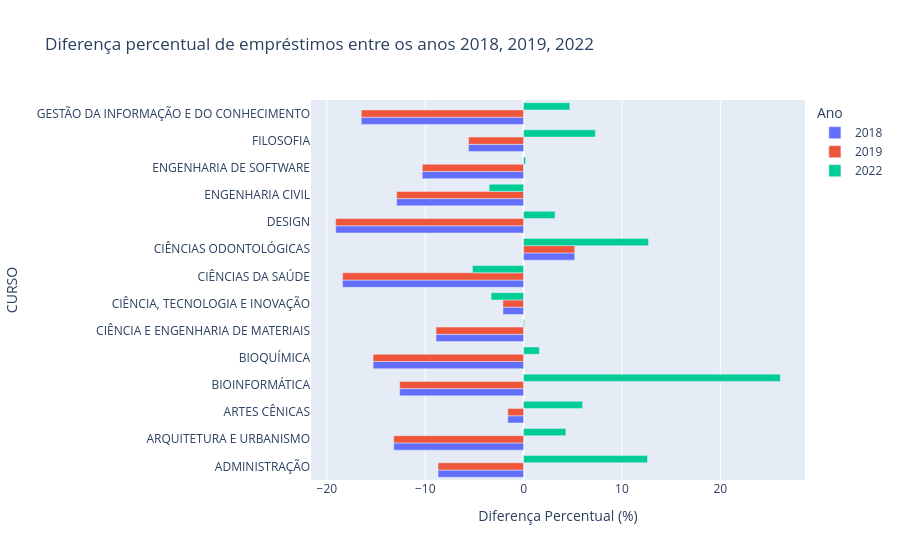

This figure's notebook cell:
### Markdown cell above
Plotando o gráfico de barras

### Code cell
fig = px.bar(
    percentual,
    x = percentual.columns,
    y= percentual.index,
    title = 'Diferença percentual de empréstimos entre os anos 2018, 2019, 2022',
    labels={'value': 'Diferença Percentual (%)', 'variable': 'Ano'},
    barmode = 'group'
)
fig.show()

### Figure 1 — Plotly figure (JSON) as saved in the notebook; plotly's stock layout.template omitted (floating-point values rounded to 4 significant figures)
{"data": [{"alignmentgroup": "True", "hovertemplate": "Ano=2018<br>Diferença Percentual (%)=%{x}<br>CURSO=%{y}<extra></extra>", "legendgroup": "2018", "marker": {"color": "#636efa", "pattern": {"shape": ""}}, "name": "2018", "offsetgroup": "2018", "orientation": "h", "showlegend": true, "textposition": "auto", "type": "bar", "x": [-8.7, -13.2, -1.6, -12.6, -15.3, -8.9, -2.1, -18.4, 5.2, -19.1, -12.9, -10.3, -5.6, -16.5], "xaxis": "x", "y": ["ADMINISTRAÇÃO", "ARQUITETURA E URBANISMO", "ARTES CÊNICAS", "BIOINFORMÁTICA", "BIOQUÍMICA", "CIÊNCIA E ENGENHARIA DE MATERIAIS", "CIÊNCIA, TECNOLOGIA E INOVAÇÃO", "CIÊNCIAS DA SAÚDE", "CIÊNCIAS ODONTOLÓGICAS", "DESIGN", "ENGENHARIA CIVIL", "ENGENHARIA DE SOFTWARE", "FILOSOFIA", "GESTÃO DA INFORMAÇÃO E DO CONHECIMENTO"], "yaxis": "y"}, {"alignmentgroup": "True", "hovertemplate": "Ano=2019<br>Diferença Percentual (%)=%{x}<br>CURSO=%{y}<extra></extra>", "legendgroup": "2019", "marker": {"color": "#EF553B", "pattern": {"shape": ""}}, "name": "2019", "offsetgroup": "2019", "orientation": "h", "showlegend": true, "textposition": "auto", "type": "bar", "x": [-8.7, -13.2, -1.6, -12.6, -15.3, -8.9, -2.1, -18.4, 5.2, -19.1, -12.9, -10.3, -5.6, -16.5], "xaxis": "x", "y": ["ADMINISTRAÇÃO", "ARQUITETURA E URBANISMO", "ARTES CÊNICAS", "BIOINFORMÁTICA", "BIOQUÍMICA", "CIÊNCIA E ENGENHARIA DE MATERIAIS", "CIÊNCIA, TECNOLOGIA E INOVAÇÃO", "CIÊNCIAS DA SAÚDE", "CIÊNCIAS ODONTOLÓGICAS", "DESIGN", "ENGENHARIA CIVIL", "ENGENHARIA DE SOFTWARE", "FILOSOFIA", "GESTÃO DA INFORMAÇÃO E DO CONHECIMENTO"], "yaxis": "y"}, {"alignmentgroup": "True", "hovertemplate": "Ano=2022<br>Diferença Percentual (%)=%{x}<br>CURSO=%{y}<extra></extra>", "legendgroup": "2022", "marker": {"color": "#00cc96", "pattern": {"shape": ""}}, "name": "2022", "offsetgroup": "2022", "orientation": "h", "showlegend": true, "textposition": "auto", "type": "bar", "x": [12.6, 4.3, 6.0, 26.1, 1.6, 0.1, -3.3, -5.2, 12.7, 3.2, -3.5, 0.2, 7.3, 4.7], "xaxis": "x", "y": ["ADMINISTRAÇÃO", "ARQUITETURA E URBANISMO", "ARTES CÊNICAS", "BIOINFORMÁTICA", "BIOQUÍMICA", "CIÊNCIA E ENGENHARIA DE MATERIAIS", "CIÊNCIA, TECNOLOGIA E INOVAÇÃO", "CIÊNCIAS DA SAÚDE", "CIÊNCIAS ODONTOLÓGICAS", "DESIGN", "ENGENHARIA CIVIL", "ENGENHARIA DE SOFTWARE", "FILOSOFIA", "GESTÃO DA INFORMAÇÃO E DO CONHECIMENTO"], "yaxis": "y"}], "layout": {"barmode": "group", "legend": {"title": {"text": "Ano"}, "tracegroupgap": 0}, "title": {"text": "Diferença percentual de empréstimos entre os anos 2018, 2019, 2022"}, "xaxis": {"anchor": "y", "domain": [0, 1], "title": {"text": "Diferença Percentual (%)"}}, "yaxis": {"anchor": "x", "domain": [0, 1], "title": {"text": "CURSO"}}}}
